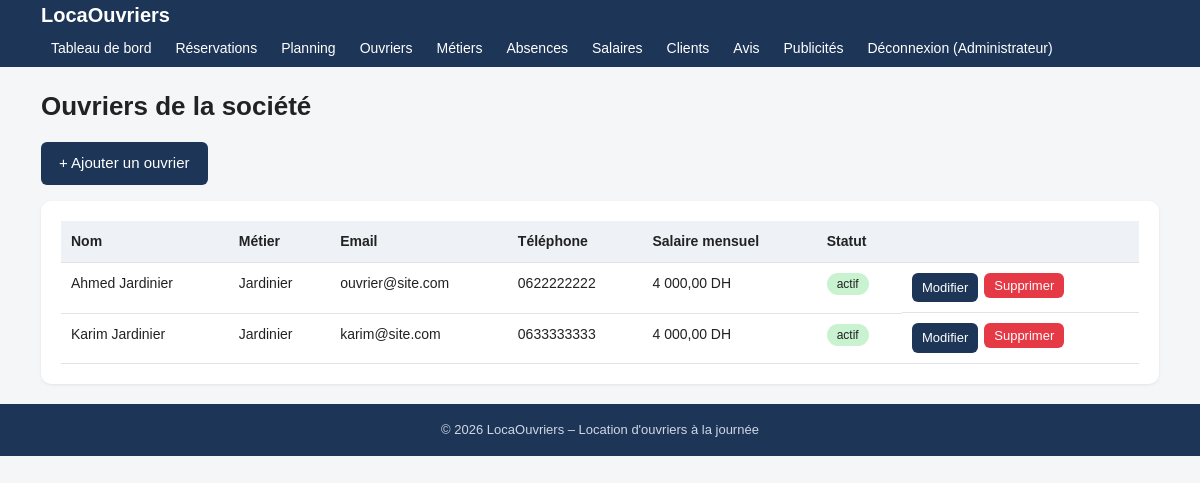
Screenshot of /admin/workers (signed in) with the database file from the repository.
### tables this page shows
CREATE TABLE workers (
  id INT AUTO_INCREMENT PRIMARY KEY,
  user_id INT NOT NULL UNIQUE,
  trade_id INT NOT NULL,
  specialites VARCHAR(255) DEFAULT NULL,
  salaire_mensuel DECIMAL(10,2) NOT NULL,
  statut ENUM('actif','inactif') NOT NULL DEFAULT 'actif',
  FOREIGN KEY (user_id) REFERENCES users(id) ON DELETE CASCADE,
  FOREIGN KEY (trade_id) REFERENCES trades(id)
);

CREATE TABLE users (
  id INT AUTO_INCREMENT PRIMARY KEY,
  nom VARCHAR(100) NOT NULL,
  email VARCHAR(150) NOT NULL UNIQUE,
  mot_de_passe VARCHAR(255) NOT NULL,
  telephone VARCHAR(30) DEFAULT NULL,
  adresse VARCHAR(255) DEFAULT NULL,
  role ENUM('client','ouvrier','admin') NOT NULL DEFAULT 'client',
  statut ENUM('actif','suspendu') NOT NULL DEFAULT 'actif',
  created_at TIMESTAMP DEFAULT CURRENT_TIMESTAMP
);

CREATE TABLE trades (
  id INT AUTO_INCREMENT PRIMARY KEY,
  nom VARCHAR(100) NOT NULL,
  tarif_journalier DECIMAL(10,2) NOT NULL
);

### app/core/Controller.php (called while the page is built, shortened)
<?php
abstract class Controller
{
    protected function render(string $view, array $data = [], string $layout = 'main'): void
    {
        extract($data);
        $viewFile = APP . '/views/' . $view . '.php';
        require $viewFile;
    }
}

### app/controllers/AdminController.php (called while the page is built, shortened)
<?php
class AdminController extends Controller
{
    public function workers(): void
    {
        $this->render('admin/workers', ['workers' => Worker::all_()]);
    }
}

### app/core/Router.php (called while the page is built, shortened)
<?php
class Router
{
    public function dispatch(string $url): void
    {
        $parts = array_values(array_filter(explode('/', trim($url, '/')), 'strlen'));
        $action = $parts[1] ?? 'index';
        $params = array_slice($parts, 2);
        $obj = new $class();
        call_user_func_array([$obj, $action], $params);
    }
}

### public/index.php (called while the page is built, shortened)
<?php
require APP . '/core/helpers.php';
require APP . '/core/Database.php';
require APP . '/core/Model.php';
require APP . '/core/Controller.php';
require APP . '/core/Router.php';
(new Router())->dispatch($_GET['url'] ?? '');

### app/core/Database.php (called while the page is built)
<?php
class Database
{
    private static ?PDO $pdo = null;
    public static function pdo(): PDO
    {
        if (self::$pdo === null) {
            $c = $GLOBALS['config'];
            $dsn = "mysql:host={$c['db_host']};dbname={$c['db_name']};charset=utf8mb4";
            self::$pdo = new PDO($dsn, $c['db_user'], $c['db_pass'], [
                PDO::ATTR_ERRMODE            => PDO::ERRMODE_EXCEPTION,
                PDO::ATTR_DEFAULT_FETCH_MODE => PDO::FETCH_ASSOC,
                PDO::ATTR_EMULATE_PREPARES   => false,
            ]);
        }
        return self::$pdo;
    }
}

### app/core/Model.php (called while the page is built, shortened)
<?php
abstract class Model
{
    protected static function db(): PDO { return Database::pdo(); }
    protected static function query(string $sql, array $params = []): PDOStatement
    {
        $st = self::db()->prepare($sql);
        $st->execute($params);
        return $st;
    }
    protected static function all(string $sql, array $params = []): array
    {
        return self::query($sql, $params)->fetchAll();
    }
}

### app/models/Worker.php (called while the page is built, shortened)
<?php
class Worker extends Model
{
    public static function all_(): array
    {
        return self::all('SELECT w.*, u.nom, u.email, u.telephone, t.nom AS metier
                          FROM workers w JOIN users u ON u.id=w.user_id JOIN trades t ON t.id=w.trade_id
                          ORDER BY u.nom');
    }
}

### app/views/admin/workers.php (the view)
<h1>Ouvriers de la société</h1>
<p><a class="btn" href="<?= e(url('admin/worker_form')) ?>">+ Ajouter un ouvrier</a></p>
<div class="card table-wrap">
<table>
  <tr><th>Nom</th><th>Métier</th><th>Email</th><th>Téléphone</th><th>Salaire mensuel</th><th>Statut</th><th></th></tr>
  <?php foreach ($workers as $w): ?>
  <tr>
    <td><?= e($w['nom']) ?></td><td><?= e($w['metier']) ?></td><td><?= e($w['email']) ?></td><td><?= e($w['telephone']) ?></td>
    <td><?= money($w['salaire_mensuel']) ?></td><td><?= badge($w['statut']) ?></td>
    <td class="actions">
      <a class="btn small" href="<?= e(url('admin/worker_form/' . $w['id'])) ?>">Modifier</a>
      <?= postBtn('admin/worker_delete/' . $w['id'], 'Supprimer', 'btn small red', 'Supprimer cet ouvrier ?') ?>
    </td>
  </tr>
  <?php endforeach; ?>
</table>
</div>

### app/core/helpers.php (shortened to what this page needs)
<?php
function e($v): string { return htmlspecialchars((string)$v, ENT_QUOTES, 'UTF-8'); }
function url(string $path = ''): string { return BASE_URL . '/' . ltrim($path, '/'); }
function money($n): string { return number_format((float)$n, 2, ',', ' ') . ' DH'; }
function statusLabel(string $s): string {
    $map = [
        'en_attente' => 'En attente', 'acceptee' => 'Acceptée', 'affectee' => 'Ouvrier affecté',
        'en_cours' => 'En cours', 'terminee' => 'Terminée', 'refusee' => 'Refusée', 'annulee' => 'Annulée',
        'planifiee' => 'Planifiée', 'a_remplacer' => 'À remplacer', 'a_payer' => 'À payer', 'paye' => 'Payé',
    ];
    return $map[$s] ?? $s;
}
function postBtn(string $path, string $label, string $class = 'btn small', string $confirm = '', array $hidden = []): string {
    $h = '<form class="inline" method="post" action="' . e(url($path)) . '"'
       . ($confirm !== '' ? ' onsubmit="return confirm(\'' . e(addslashes($confirm)) . '\')"' : '') . '>' . Csrf::field();
    return $h . '<button class="' . e($class) . '" type="submit">' . e($label) . '</button></form>';
}
function badge(string $s): string { return '<span class="badge ' . e($s) . '">' . e(statusLabel($s)) . '</span>'; }

### public/css/style.css (style rules this page uses)
* { box-sizing:border-box }
body { margin:0;font-family:Arial,Helvetica,sans-serif;background:#f4f6f8;color:#222;line-height:1.5 }
a { color:#1b5fa7;text-decoration:none }
.card { background:#fff;border-radius:10px;padding:20px;margin-bottom:18px;box-shadow:0 1px 3px rgba(0,0,0,.08) }
h1 { font-size:26px;margin:0 0 16px }
.btn,button.btn { display:inline-block;background:#1d3557;color:#fff;border:0;padding:10px 18px;border-radius:6px;cursor:pointer;font-size:15px }
.btn.red { background:#e63946 }
.btn.small { padding:5px 10px;font-size:13px }
.inline { display:inline }
table { width:100%;border-collapse:collapse;background:#fff }
th,td { padding:10px;border-bottom:1px solid #e3e3e3;text-align:left;font-size:14px;vertical-align:top }
th { background:#eef1f5 }
.table-wrap { overflow-x:auto }
.badge { display:inline-block;padding:2px 10px;border-radius:12px;font-size:12px;background:#ddd }
.badge.terminee,.badge.paye,.badge.actif { background:#c8f2d0 }
.actions { display:flex;gap:6px;flex-wrap:wrap }

### rows the page displays
workers: user.nom "Ahmed Jardinier", trade.nom "Jardinier", user.email "ouvrier@site.com", user.telephone "0622222222", salaire_mensuel "4 000,00 DH", statut "actif"
workers: user.nom "Karim Jardinier", trade.nom "Jardinier", user.email "karim@site.com", user.telephone "0633333333", salaire_mensuel "4 000,00 DH", statut "actif"

### other values shown
$site "LocaOuvriers"
$user['nom'] "Administrateur"
